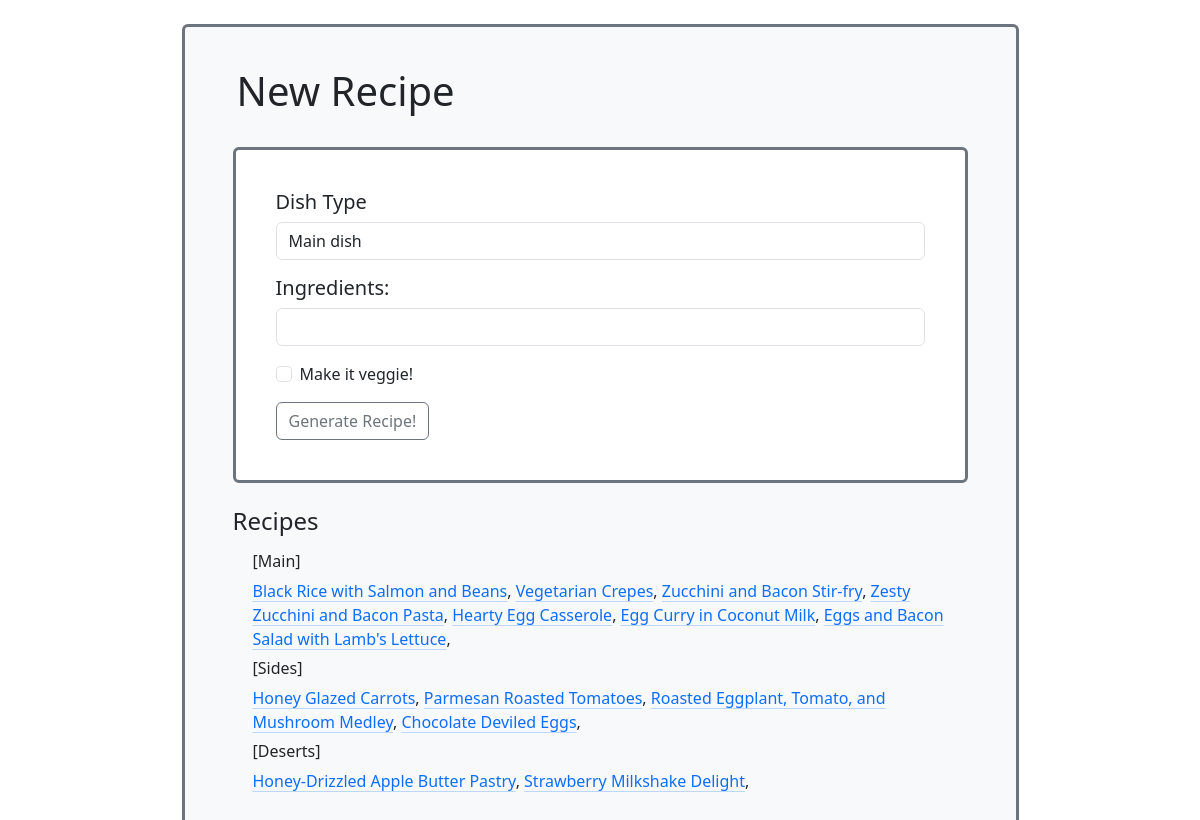
Before: / with the older database file.
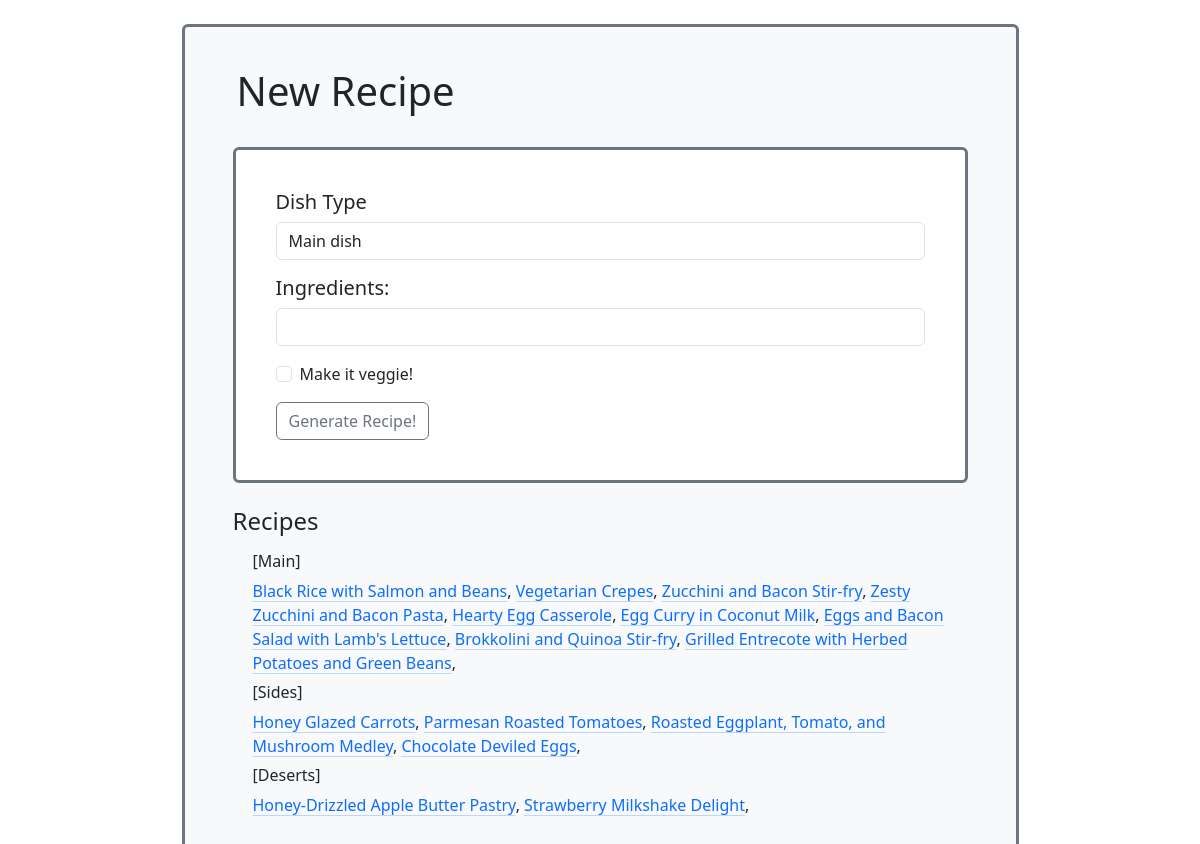
After: the same page with the newer database file.
### app/models.py (models this page shows, shortened)
class Recipe(db.Model):
    id = db.Column(db.Integer, primary_key=True)
    title = db.Column(db.String(64), index=True)
    image_id = db.Column(db.String(64))
    vegetarian = db.Column(db.Boolean())
    dish_type = db.Column(db.String(64))
    timestamp = db.Column(db.DateTime, index=True, default=datetime.utcnow)
    ingredients = db.relationship('Ingredients', backref='recipe', lazy='dynamic')
    instructions = db.relationship('Instructions', backref='recipe', lazy='dynamic')

### app/routes.py (the view, shortened to what this page needs)
@app.route('/',methods=['GET', 'POST'])
def index():
    form = RecipeForm()
    recipes = Recipe.query.all()
    return render_template('submit.html', title='Recipe Bot', form=form, recipes = recipes)

### app/forms.py
class RecipeForm(FlaskForm):
    dish_type = SelectField('Dish Type', choices=[('main dish', 'Main dish'), ('side dish', 'Side dish'), ('desert', 'Desert')],validators=[DataRequired()])
    ingredients = StringField('Ingredients', validators=[DataRequired()])
    recipe_type = BooleanField('Make it veggie!')
    submit = SubmitField('Generate Recipe!')

### app/templates/submit.html (shortened to what this page needs)
{% extends "base.html" %}
{% import 'bootstrap/wtf.html' as wtf %}
{% block app_content %}
<div class="content rounded bg-light text-dark p-4 border border-3 border-secondary w-75 ">
    <div class="row m-3">
        <h1>New Recipe</h1>
    </div>
    <div class="d-flex align-items-center justify-content-center m-4">
        <div class="row rounded bg-white text-dark border border-3 border-secondary w-100">
            <div class = "col p-4">
                <form action="" method="post" novalidate>
                    <div class="form-group m-3">
                        <h5>{{ form.dish_type.label }}</h5>
                        {{ form.dish_type(class="form-control") }}
                    </div>
                    <div class="form-group m-3">
                        <h5>{{ form.ingredients.label }}:</h5>
                        {{ form.ingredients(class="form-control") }}
                    </div>
                    <div class="form-check m-3">
                        {{ form.recipe_type(class="form-check-input") }}
                        {{ form.recipe_type.label }}
                    </div>
                    <div class="m-3">
                    {{ form.submit(class="btn btn-outline-secondary") }}
                    </div>
                </form>
            </div>
        </div>
    </div>
    <div class="m-4">
        <div class="row">
            <h4>Recipes</h4>
        </div>
    <div class="row m-2">
        <div class="col">
            <h6>[Main]</h6>
            {% for recipe in recipes %}
                {% if recipe.dish_type == 'main dish' %}
                    <a href="{{ url_for('recipe', id=recipe.id) }}" class="link-primary link-offset-2 link-underline-opacity-25 link-underline-opacity-100-hover">{{recipe.title}}</a>,
                {% endif %}
            {% endfor %}
        </div>
    </div>
    <div class="row m-2">
        <div class="col">
            <h6>[Sides]</h6>
            {% for recipe in recipes %}
                {% if recipe.dish_type == 'side dish' %}
                    <a href="{{ url_for('recipe', id=recipe.id) }}" class="link-primary link-offset-2 link-underline-opacity-25 link-underline-opacity-100-hover">{{recipe.title}}</a>,
                {% endif %}
            {% endfor %}
        </div>
    </div>
    <div class="row m-2">
        <div class="col">
            <h6>[Deserts]</h6>
            {% for recipe in recipes %}
                {% if recipe.dish_type == 'desert' %}
                    <a href="{{ url_for('recipe', id=recipe.id) }}" class="link-primary link-offset-2 link-underline-opacity-25 link-underline-opacity-100-hover">{{recipe.title}}</a>,
                {% endif %}
            {% endfor %}
        </div>
    </div>
    </div>
</div>
{% endblock %}

Changed rows visible on the page:
added Recipe: title "Brokkolini and Quinoa Stir-fry", shown under "[Main]"
added Recipe: title "Grilled Entrecote with Herbed Potatoes and Green Beans", shown under "[Main]"
